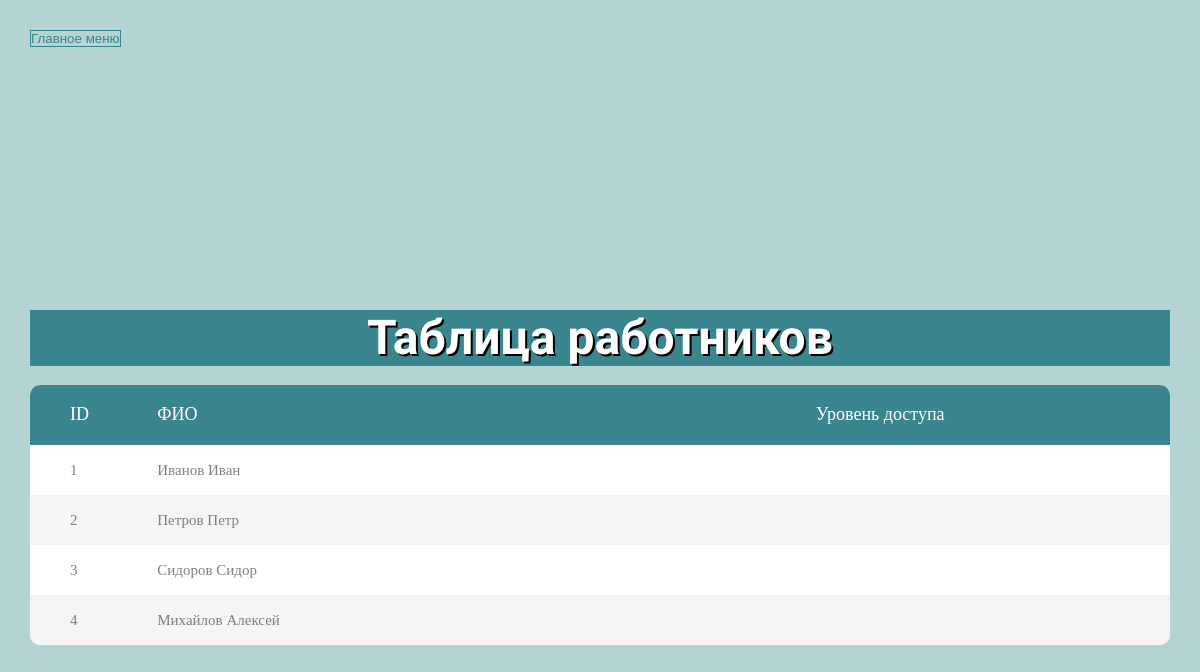
The app's page /persons/ with its own data.
### Positions/models.py (models this page shows)
class Persons (models.Model):
    id = models.AutoField(primary_key=True)  # ИД авторизованного пользователя
    name = models.TextField(null=True) # Фамилия И.О.
    phone = models.IntegerField(null=True) # Номер телефона
    office_position = models.TextField(null=True) # Должность
    level_id = models.ForeignKey(Levels,on_delete=models.SET_NULL, null=True) # Уровень доступа

### Positions/views.py (the view, shortened to what this page needs)
# urls.py: path("persons/", views.PersonListView.as_view(), name="persons"),  # таблица персон
class PersonListView(View):
    def get(self, request):
        persons = Persons.objects.all()
        return render(request, "Positions/Tables/Persons_view_table.html", context={"persons":persons})

### Positions/templates/Positions/Tables/Persons_view_table.html
{% extends "Positions/Tables/base_table.html" %}
{% block content %}
            <h1 align="center">Таблица работников</h1><br>
				<div class="table100">
					<table>
						<thead>
							<tr  class="table100-head">
								<th class="column1">ID</th>
								<th class="column3">ФИО</th>
								<th class="column6">Уровень доступа</th>
							</tr>
						</thead>
						<tbody>
                        {% for pers in persons%}
								<tr onclick="document.location='position{{ pers.id }}'">
									<td class="column1">{{ pers.id }}</td>
									<td class="column3">{{ pers.name }}</td>
									<td class="column6">{{ pers.level_id.name }}</td>
								</tr>
                        {% endfor %}
						</tbody>
					</table>
				</div>
{% endblock %}

### Positions/static/Positions/css/main.css (style rules this page uses)
* { margin: 0px; padding: 0px; box-sizing: border-box; }
body, html { height: 100%; font-family: sans-serif; }
h1 { font-size: 3em; horiz-align: center; text-align: center; font-weight: 700; color: #fff; text-shadow: 2px 2px 0 #000; line-height: 56px; padding: 0 10px; background-color: #3b868e; }
table { border-spacing: 1; border-collapse: collapse; background: white; border-radius: 10px; overflow: hidden; width: 100%; margin: 0 auto; position: relative; }
table * { position: relative; }
table td, table th { padding-left: 8px; }
table thead tr { height: 60px; background: #3b868e; }
table tbody tr { height: 50px; }
table tbody tr:last-child { border: 0; }
table td, table th { text-align: left; }
.table100-head th { font-family: OpenSans-Regular; font-size: 18px; color: #fff; line-height: 1.2; font-weight: unset; }
tbody tr:nth-child(even) { background-color: #f5f5f5; }
tbody tr { font-family: OpenSans-Regular; font-size: 15px; color: #808080; line-height: 1.2; font-weight: unset; }
.column1 { width: 20px; padding-left: 40px; }
.column3 { width: 245px; }
.column6 { width: 260px; text-align: center; padding-right: 62px; }

### Positions/static/Positions/css/style.css (style rules this page uses)
*, *::before, *::after { box-sizing: border-box; }
body, html { height: 100%; font-family: 'Quicksand', sans-serif; -webkit-font-smoothing: antialiased; -moz-osx-font-smoothing: grayscale; }
body { background: #b4d4d3; filter: progid:DXImageTransform.Microsoft.gradient( startColorstr='#1e1d1f', endColorstr='#df405a', GradientType=1 ); }

### records on screen
Persons: id "1", name "Иванов Иван"
Persons: id "2", name "Петров Петр"
Persons: id "3", name "Сидоров Сидор"
Persons: id "4", name "Михайлов Алексей"
